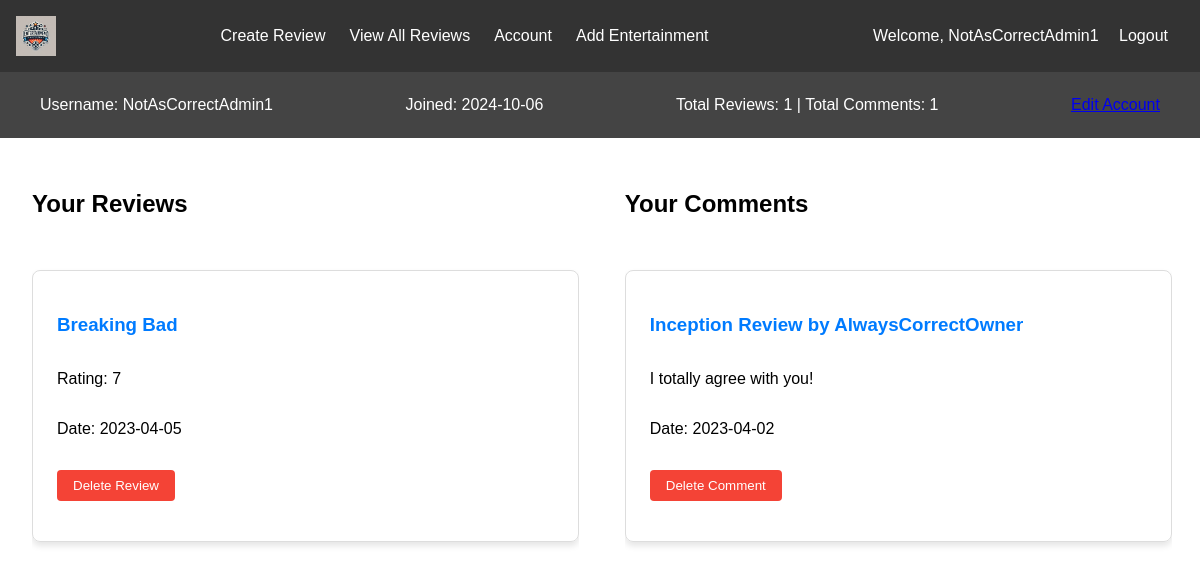
/viewaccount.php (signed in), run on the app's committed database.
### tables this page shows
CREATE TABLE users (
	user_id INT AUTO_INCREMENT PRIMARY KEY,
    username VARCHAR(50) UNIQUE,
    email VARCHAR(50) UNIQUE,
    user_password VARCHAR(255),
    date_joined DATE,
    user_role_id INT
    
);

CREATE TABLE reviews(
	review_id INT AUTO_INCREMENT PRIMARY KEY,
    user_id INT,
    entertainment_id INT,
    rating INT,
    review_text MEDIUMTEXT,
    review_date DATE,
    FOREIGN KEY (user_id) REFERENCES users(user_id) ON DELETE CASCADE,
    FOREIGN KEY (entertainment_id) REFERENCES entertainments(entertainment_id) ON DELETE CASCADE
);

CREATE TABLE entertainments(
	entertainment_id INT AUTO_INCREMENT PRIMARY KEY,
    title VARCHAR(50),
    release_date DATE,
    entertainment_description MEDIUMTEXT,
    entertainment_type_id INT
);

CREATE TABLE comments(
	comment_id INT AUTO_INCREMENT PRIMARY KEY,
    review_id INT,
    user_id INT,
    comment_text MEDIUMTEXT,
    comment_date DATE,
    FOREIGN KEY (user_id) REFERENCES users(user_id) ON DELETE CASCADE,
    FOREIGN KEY (review_id) REFERENCES reviews(review_id) ON DELETE CASCADE
);

### viewaccount.php (the view, shortened to what this page needs)
<?php
include 'nav.php';
include 'connection.php';
$user_id = $_SESSION['user_id'];
$sql = "SELECT username, email, date_joined FROM Users WHERE user_id = ?";
$stmt = $conn->prepare($sql);
$stmt->bind_param("i", $user_id);
$stmt->execute();
$user_result = $stmt->get_result()->fetch_assoc();
$sql_reviews_count = "SELECT COUNT(*) AS total_reviews FROM Reviews WHERE user_id = ?";
$stmt = $conn->prepare($sql_reviews_count);
$stmt->bind_param("i", $user_id);
$stmt->execute();
$total_reviews = $stmt->get_result()->fetch_assoc()['total_reviews'];
$sql_comments_count = "SELECT COUNT(*) AS total_comments FROM Comments WHERE user_id = ?";
$stmt = $conn->prepare($sql_comments_count);
$stmt->bind_param("i", $user_id);
$stmt->execute();
$total_comments = $stmt->get_result()->fetch_assoc()['total_comments'];
$sql_reviews = "SELECT r.review_id, r.review_text, r.rating, r.review_date, e.title AS entertainment_title
                FROM Reviews r
                JOIN Entertainments e ON r.entertainment_id = e.entertainment_id
                WHERE r.user_id = ?
                ORDER BY r.review_date DESC";
$stmt = $conn->prepare($sql_reviews);
$stmt->bind_param("i", $user_id);
$stmt->execute();
$reviews = $stmt->get_result();
$sql_comments = "SELECT c.comment_id, c.comment_text, c.comment_date, r.review_id, u.username AS review_author, e.title AS entertainment_title
                 FROM Comments c
                 JOIN Reviews r ON c.review_id = r.review_id
                 JOIN Users u ON r.user_id = u.user_id
                 JOIN Entertainments e ON r.entertainment_id = e.entertainment_id
                 WHERE c.user_id = ?
                 ORDER BY c.comment_date DESC";
$stmt = $conn->prepare($sql_comments);
$stmt->bind_param("i", $user_id);
$stmt->execute();
$comments = $stmt->get_result();
?>
<!DOCTYPE html>
<html lang="en">
<head>
</head>
<body>
    <div class="account-info-bar">
        <div class="account-name">Username: <?php echo htmlspecialchars($user_result['username']); ?></div>
        <div class="account-date">Joined: <?php echo htmlspecialchars($user_result['date_joined']); ?></div>
        <div class="account-stats">
            Total Reviews: <?php echo htmlspecialchars($total_reviews); ?> | Total Comments: <?php echo htmlspecialchars($total_comments); ?>
        </div>
        <div class="edit-account">
            <a href="editaccount.php" class="edit-account-link">Edit Account</a>
        </div>
    </div>
    <div class="content">
        <div class="articles">
            <h2>Your Reviews</h2>
            <?php while ($review = $reviews->fetch_assoc()): ?>
                <div class="article-card">
                    <h3>
                        <a href="review.php?review_id=<?php echo htmlspecialchars($review['review_id']); ?>">
                            <?php echo htmlspecialchars($review['entertainment_title']); ?>
                        </a>
                    </h3>
                    <p>Rating: <?php echo htmlspecialchars($review['rating']); ?></p>
                    <p>Date: <?php echo htmlspecialchars($review['review_date']); ?></p>
                    <form action="deleteactivity.php" method="GET">
                        <button type="submit" class="delete-button">Delete Review</button>
                    </form>
                </div>
            <?php endwhile; ?>
        </div>
        <div class="articles">
            <h2>Your Comments</h2>
            <?php while ($comment = $comments->fetch_assoc()): ?>
                <div class="article-card">
                    <h3>
                        <a href="review.php?review_id=<?php echo htmlspecialchars($comment['review_id']); ?>">
                            <?php echo htmlspecialchars($comment['entertainment_title']); ?> Review by <?php echo htmlspecialchars($comment['review_author']); ?>
                        </a>
                    </h3>
                    <p><?php echo htmlspecialchars($comment['comment_text']); ?></p>
                    <p>Date: <?php echo htmlspecialchars($comment['comment_date']); ?></p>
                    <form action="deleteactivity.php" method="GET">
                        <button type="submit" class="delete-button">Delete Comment</button>
                    </form>
                </div>
            <?php endwhile; ?>
        </div>
    </div>
</body>
</html>

### nav.php (style rules this page uses)
body { font-family: Arial, sans-serif; margin: 0; padding: 0; }

### viewaccount.php (style rules this page uses)
body { font-family: Arial, sans-serif; margin: 0; padding: 0; }
.account-info-bar { display: flex; justify-content: space-between; align-items: center; background-color: #444; color: white; padding: 1rem 2rem; }
.account-info-bar div { margin: 0.5rem; }
.content { display: flex; justify-content: space-between; width: 95%; margin: auto; padding: 2rem; gap: 2rem; }
.articles { display: flex; flex-direction: column; gap: 2rem; width: 48%; height: 600px; overflow-y: auto; }
.articles .article-card { border: 1px solid #ddd; border-radius: 8px; padding: 1.5rem; box-shadow: 0px 4px 6px rgba(0, 0, 0, 0.1); min-height: 200px; display: flex; flex-direction: column; justify-content: space-between; }
.article-card a { color: #007bff; text-decoration: none; }
.delete-button { background-color: #f44336; color: white; border: none; padding: 0.5rem 1rem; border-radius: 4px; cursor: pointer; margin-top: 1rem; }

### data on the page
users: username "NotAsCorrectAdmin1", date_joined "2024-10-06"
reviews: entertainment.title "Breaking Bad", rating "7", review_date "2023-04-05"
comments: entertainments.title "Inception", users.username "AlwaysCorrectOwner", comment_text "I totally agree with you!", comment_date "2023-04-02"

### other printed values
$_SESSION['username'] "NotAsCorrectAdmin1"
$total_reviews "1"
$total_comments "1"
